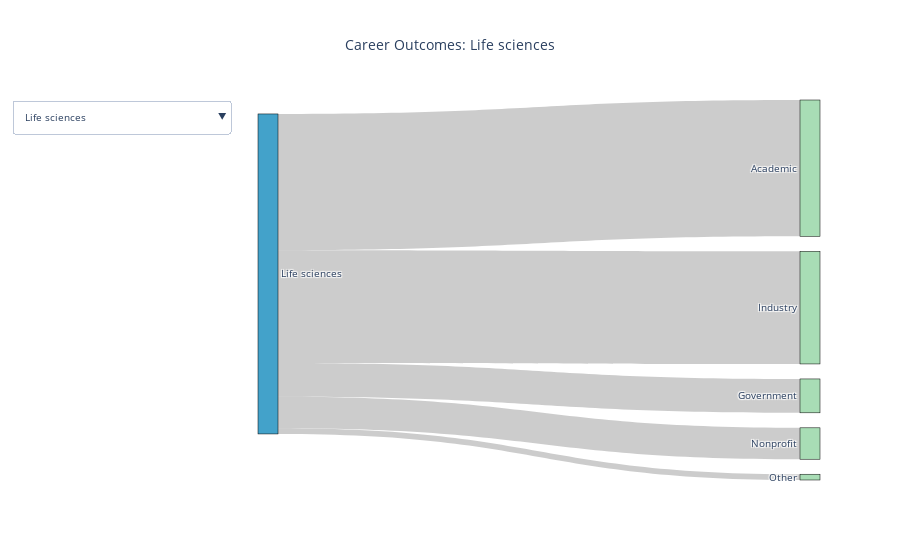

Notebook source saved alongside this figure:
### Code cell
# Generating DFs for different filter options

def subset_sankey(df, field):
    subset = genSankey(df[df['Field']== field],cat_cols=['Field','Sector'],value_cols='Number',title='Career Outcomes: ' + field)
    return(subset)
engineering = subset_sankey(sankey, 'Engineering')
physical = subset_sankey(sankey, 'Physical sciences and earth sciences')
mathematics = subset_sankey(sankey, 'Mathematics and computer sciences')
life = subset_sankey(sankey, 'Life sciences')
psychology = subset_sankey(sankey, 'Psychology and social sciences')
other = subset_sankey(sankey, 'Other Field')
humanities =  subset_sankey(sankey, 'Humanities and arts')
education =  subset_sankey(sankey, 'Education')

# Constructing menus

updatemenus = [{'buttons' : [{'method': 'animate',
                             'label': 'Engineering',
                             'args': [engineering]},
                            {'method': 'animate',
                             'label': 'Physical Sciences and Earth Science',
                             'args': [physical]
                             },
                            {'method': 'animate',
                             'label': 'Life sciences',
                             'args': [life]
                             },
                            {'method': 'animate',
                             'label': 'Psychology and Social Sciences',
                             'args': [psychology]
                             },
                            {'method': 'animate',
                             'label': 'Other',
                             'args': [other]
                             },
                            {'method': 'animate',
                             'label': 'Humanities and Arts',
                             'args': [humanities]
                             },
                            {'method': 'animate',
                             'label': 'Education',
                             'args': [education]
                             },
                            {'method': 'animate',
                             'label': 'Mathematics and Computer Sciences',
                             'args': [mathematics]
                             },  
                            ],  }]

# update layout with buttons, and show the figure
sank = subset_sankey(sankey, 'Engineering')
fig = go.Figure(sank)
fig.update_layout(updatemenus=updatemenus)

### Figure 1 — Plotly figure (JSON) as saved in the notebook; plotly's stock layout.template omitted (floating-point values rounded to 4 significant figures)
{"data": [{"link": {"source": [0, 0, 0, 0, 0], "target": [5, 3, 1, 4, 2], "value": [1276, 317, 1054, 294, 54]}, "node": {"color": ["rgba(67,162,202, 1)", "rgba(168,221,181, 1)", "rgba(168,221,181, 1)", "rgba(168,221,181, 1)", "rgba(168,221,181, 1)", "rgba(168,221,181, 1)"], "label": ["Life sciences", "Industry", "Other", "Government", "Nonprofit", "Academic"], "line": {"color": "black", "width": 0.5}, "pad": 15, "thickness": 20}, "type": "sankey"}], "layout": {"autosize": true, "font": {"size": 10}, "title": {"text": "Career Outcomes: Life sciences", "x": 0.5}, "updatemenus": [{"active": 2, "buttons": [{"args": [{"data": [{"link": {"source": [0, 0, 0, 0, 0], "target": [5, 3, 1, 4, 2], "value": [600, 312, 2453, 119, 25]}, "node": {"color": ["rgba(67,162,202, 1)", "rgba(168,221,181, 1)", "rgba(168,221,181, 1)", "rgba(168,221,181, 1)", "rgba(168,221,181, 1)", "rgba(168,221,181, 1)"], "label": ["Engineering", "Industry", "Other", "Government", "Nonprofit", "Academic"], "line": {"color": "black", "width": 0.5}, "pad": 15, "thickness": 20}, "type": "sankey"}], "layout": {"font": {"size": 10}, "title": {"text": "Career Outcomes: Engineering", "x": 0.5}}}], "label": "Engineering", "method": "animate"}, {"args": [{"data": [{"link": {"source": [0, 0, 0, 0, 0], "target": [5, 3, 1, 4, 2], "value": [385, 133, 894, 54, 30]}, "node": {"color": ["rgba(67,162,202, 1)", "rgba(168,221,181, 1)", "rgba(168,221,181, 1)", "rgba(168,221,181, 1)", "rgba(168,221,181, 1)", "rgba(168,221,181, 1)"], "label": ["Physical sciences and earth sciences", "Industry", "Other", "Government", "Nonprofit", "Academic"], "line": {"color": "black", "width": 0.5}, "pad": 15, "thickness": 20}, "type": "sankey"}], "layout": {"font": {"size": 10}, "title": {"text": "Career Outcomes: Physical sciences and earth sciences", "x": 0.5}}}], "label": "Physical Sciences and Earth Science", "method": "animate"}, {"args": [{"data": [{"link": {"source": [0, 0, 0, 0, 0], "target": [5, 3, 1, 4, 2], "value": [1276, 317, 1054, 294, 54]}, "node": {"color": ["rgba(67,162,202, 1)", "rgba(168,221,181, 1)", "rgba(168,221,181, 1)", "rgba(168,221,181, 1)", "rgba(168,221,181, 1)", "rgba(168,221,181, 1)"], "label": ["Life sciences", "Industry", "Other", "Government", "Nonprofit", "Academic"], "line": {"color": "black", "width": 0.5}, "pad": 15, "thickness": 20}, "type": "sankey"}], "layout": {"font": {"size": 10}, "title": {"text": "Career Outcomes: Life sciences", "x": 0.5}}}], "label": "Life sciences", "method": "animate"}, {"args": [{"data": [{"link": {"source": [0, 0, 0, 0, 0], "target": [5, 3, 1, 4, 2], "value": [2027, 414, 629, 289, 118]}, "node": {"color": ["rgba(67,162,202, 1)", "rgba(168,221,181, 1)", "rgba(168,221,181, 1)", "rgba(168,221,181, 1)", "rgba(168,221,181, 1)", "rgba(168,221,181, 1)"], "label": ["Psychology and social sciences", "Industry", "Other", "Government", "Nonprofit", "Academic"], "line": {"color": "black", "width": 0.5}, "pad": 15, "thickness": 20}, "type": "sankey"}], "layout": {"font": {"size": 10}, "title": {"text": "Career Outcomes: Psychology and social sciences", "x": 0.5}}}], "label": "Psychology and Social Sciences", "method": "animate"}, {"args": [{"data": [{"link": {"source": [0, 0, 0, 0, 0], "target": [5, 3, 1, 4, 2], "value": [1404, 89, 171, 65, 19]}, "node": {"color": ["rgba(67,162,202, 1)", "rgba(168,221,181, 1)", "rgba(168,221,181, 1)", "rgba(168,221,181, 1)", "rgba(168,221,181, 1)", "rgba(168,221,181, 1)"], "label": ["Other Field", "Industry", "Other", "Government", "Nonprofit", "Academic"], "line": {"color": "black", "width": 0.5}, "pad": 15, "thickness": 20}, "type": "sankey"}], "layout": {"font": {"size": 10}, "title": {"text": "Career Outcomes: Other Field", "x": 0.5}}}], "label": "Other", "method": "animate"}, {"args": [{"data": [{"link": {"source": [0, 0, 0, 0, 0], "target": [5, 3, 1, 4, 2], "value": [1590, 56, 122, 191, 114]}, "node": {"color": ["rgba(67,162,202, 1)", "rgba(168,221,181, 1)", "rgba(168,221,181, 1)", "rgba(168,221,181, 1)", "rgba(168,221,181, 1)", "rgba(168,221,181, 1)"], "label": ["Humanities and arts", "Industry", "Other", "Government", "Nonprofit", "Academic"], "line": {"color": "black", "width": 0.5}, "pad": 15, "thickness": 20}, "type": "sankey"}], "layout": {"font": {"size": 10}, "title": {"text": "Career Outcomes: Humanities and arts", "x": 0.5}}}], "label": "Humanities and Arts", "method": "animate"}, {"args": [{"data": [{"link": {"source": [0, 0, 0, 0, 0], "target": [5, 3, 1, 4, 2], "value": [1613, 107, 139, 157, 602]}, "node": {"color": ["rgba(67,162,202, 1)", "rgba(168,221,181, 1)", "rgba(168,221,181, 1)", "rgba(168,221,181, 1)", "rgba(168,221,181, 1)", "rgba(168,221,181, 1)"], "label": ["Education", "Industry", "Other", "Government", "Nonprofit", "Academic"], "line": {"color": "black", "width": 0.5}, "pad": 15, "thickness": 20}, "type": "sankey"}], "layout": {"font": {"size": 10}, "title": {"text": "Career Outcomes: Education", "x": 0.5}}}], "label": "Education", "method": "animate"}, {"args": [{"data": [{"link": {"source": [0, 0, 0, 0, 0], "target": [5, 3, 1, 4, 2], "value": [571, 74, 996, 53, 21]}, "node": {"color": ["rgba(67,162,202, 1)", "rgba(168,221,181, 1)", "rgba(168,221,181, 1)", "rgba(168,221,181, 1)", "rgba(168,221,181, 1)", "rgba(168,221,181, 1)"], "label": ["Mathematics and computer sciences", "Industry", "Other", "Government", "Nonprofit", "Academic"], "line": {"color": "black", "width": 0.5}, "pad": 15, "thickness": 20}, "type": "sankey"}], "layout": {"font": {"size": 10}, "title": {"text": "Career Outcomes: Mathematics and computer sciences", "x": 0.5}}}], "label": "Mathematics and Computer Sciences", "method": "animate"}]}]}}
